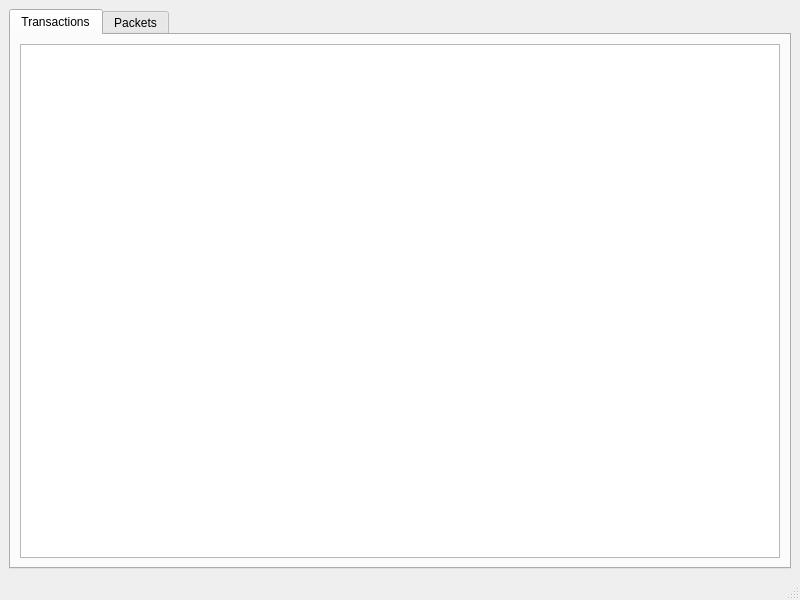
<?xml version="1.0" encoding="UTF-8"?>
<ui version="4.0">
 <class>MainWindow</class>
 <widget class="QMainWindow" name="MainWindow">
  <property name="geometry">
   <rect>
    <x>0</x>
    <y>0</y>
    <width>800</width>
    <height>600</height>
   </rect>
  </property>
  <property name="windowTitle">
   <string>MainWindow</string>
  </property>
  <widget class="QWidget" name="centralwidget">
   <layout class="QVBoxLayout" name="verticalLayout">
    <item>
     <widget class="QTabWidget" name="tabWidget">
      <property name="currentIndex">
       <number>0</number>
      </property>
      <widget class="QWidget" name="transactionTab">
       <attribute name="title">
        <string>Transactions</string>
       </attribute>
       <layout class="QVBoxLayout" name="verticalLayout_2">
        <item>
         <widget class="QTableView" name="transactionView"/>
        </item>
       </layout>
      </widget>
      <widget class="QWidget" name="packetTab">
       <attribute name="title">
        <string>Packets</string>
       </attribute>
       <layout class="QVBoxLayout" name="verticalLayout_3">
        <item>
         <widget class="QTableView" name="packetView"/>
        </item>
       </layout>
      </widget>
     </widget>
    </item>
   </layout>
  </widget>
  <widget class="QStatusBar" name="statusbar"/>
 </widget>
 <resources/>
 <connections/>
</ui>
